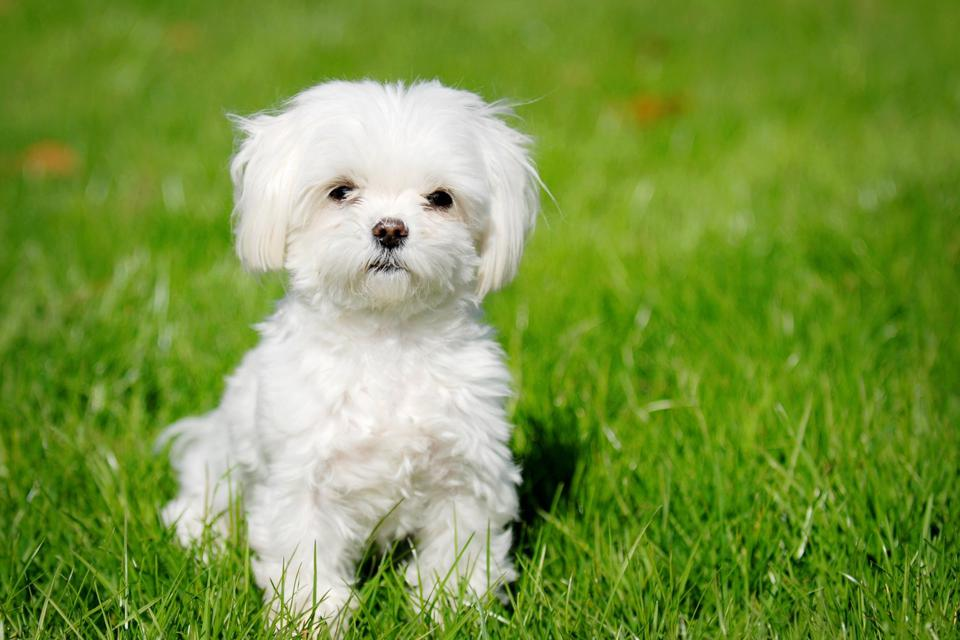
#> input picture OpenCv/dog.jpg, 960 x 640 px
$ jupyter execute Intro.ipynb
#> lines starting #> are read from the running program, lines starting #| are printed output that depends on the picture; after the words box and inside, x2 and y2 are one past the last pixel; in counts of white or black regions, pixels touching at a corner belong together
# OpenCV

- a library commonly used for Computer Vision Tasks

- Can be Used for Image Processing

Installation

# Import Library

[cell 1]
import cv2
import numpy as np
import matplotlib.pyplot as plt

## Reading and Displaying Images

[cell 2]
img=cv2.imread("./dog.jpg")
#> img is the input picture: shape (640, 960, 3); mean B, G, R 65, 149.5, 120.1

[cell 3]
img.shape
#> Out = (640, 960, 3)

[cell 4]
type(img)

[cell 5]
plt.imshow(img) #BGR

[cell 6]
cv2.imshow("Dog Image",img)
cv2.waitKey(5000)
cv2.destroyAllWindows()

## Changing Colorspace

[cell 7]
img_rgb=cv2.cvtColor(img,cv2.COLOR_BGR2RGB)

[cell 8]
img_rgb.shape
#> Out = (640, 960, 3)

[cell 9]
plt.imshow(img_rgb) #rgb

## Image Resizing

[cell 10]
img_rgb.shape
#> Out = (640, 960, 3)

[cell 11]
plt.imshow(img_rgb)

[cell 12]
img_new=cv2.resize(img_rgb,(500,500))
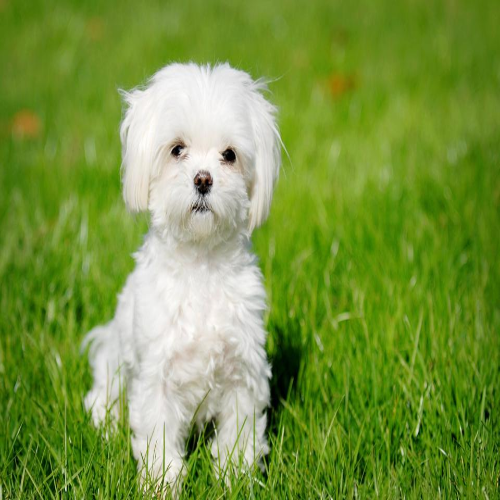
#> img_new: shape (500, 500, 3); mean R, G, B 120, 149.4, 64.9

[cell 13]
plt.imshow(img_new)

## Blur

[cell 14]
img_blur=cv2.blur(img_rgb,(20,20))
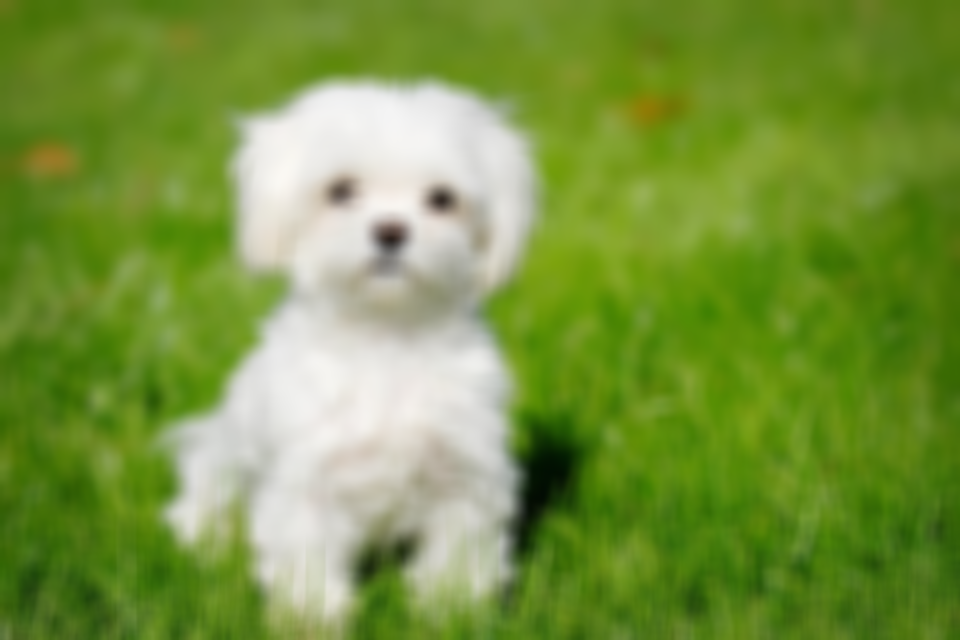
#> img_blur: shape (640, 960, 3); mean R, G, B 120.1, 149.5, 65

[cell 15]
plt.imshow(img_blur)

## Image Rotation

[cell 16]
img_rgb.shape
#> Out = (640, 960, 3)

[cell 17]
rows,cols=img_rgb.shape[:-1]
#> rows = 640; cols = 960

[cell 18]
rows
#> Out = 640

[cell 19]
cols

[cell 20]
M=cv2.getRotationMatrix2D((rows/2,cols/2),10,0.8)

[cell 21]
i=cv2.warpAffine(img_rgb,M,(cols,rows))
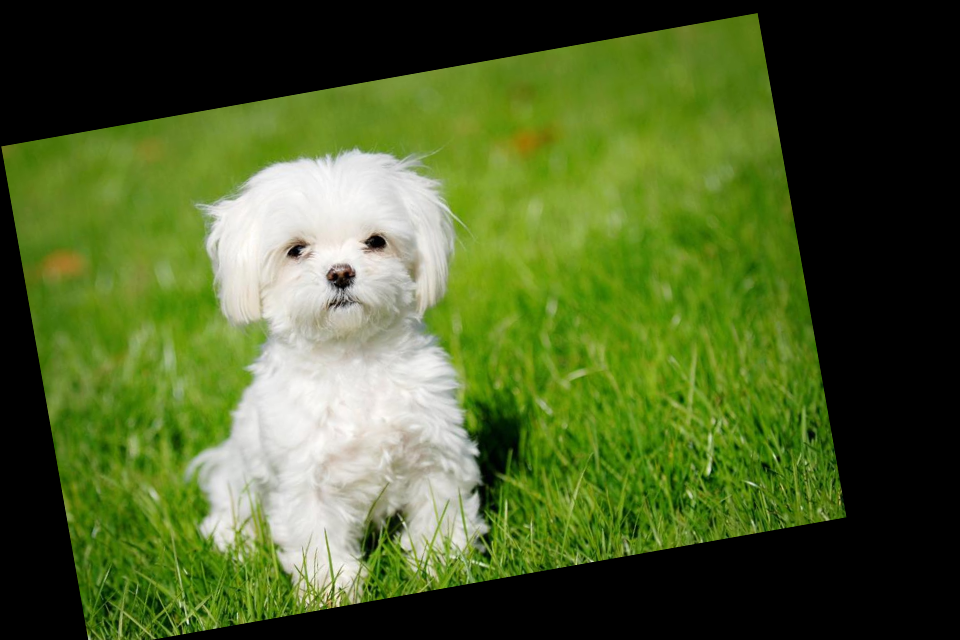
#> i: shape (640, 960, 3); mean R, G, B 76.8, 95.6, 41.6

[cell 22]
plt.imshow(i)

## Image Translation

- Shifting image few pixels UPs or Few pixel down left or right

[cell 23]
M=np.float32([[1,0,50],[0,1,20]])

[cell 24]
M

[cell 25]
i=cv2.warpAffine(img_rgb,M,(cols,rows))
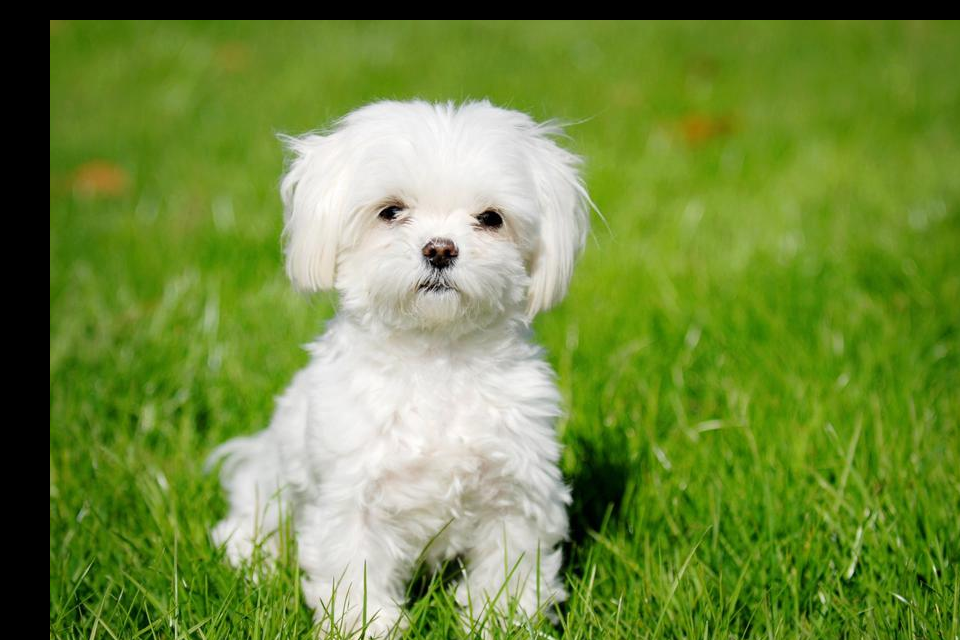
#> i: shape (640, 960, 3); mean R, G, B 113.5, 139.8, 63.2

[cell 26]
plt.imshow(i)

## Edge Detection

- canny edge Detection

[cell 27]
i=cv2.Canny(img_rgb,100,100)
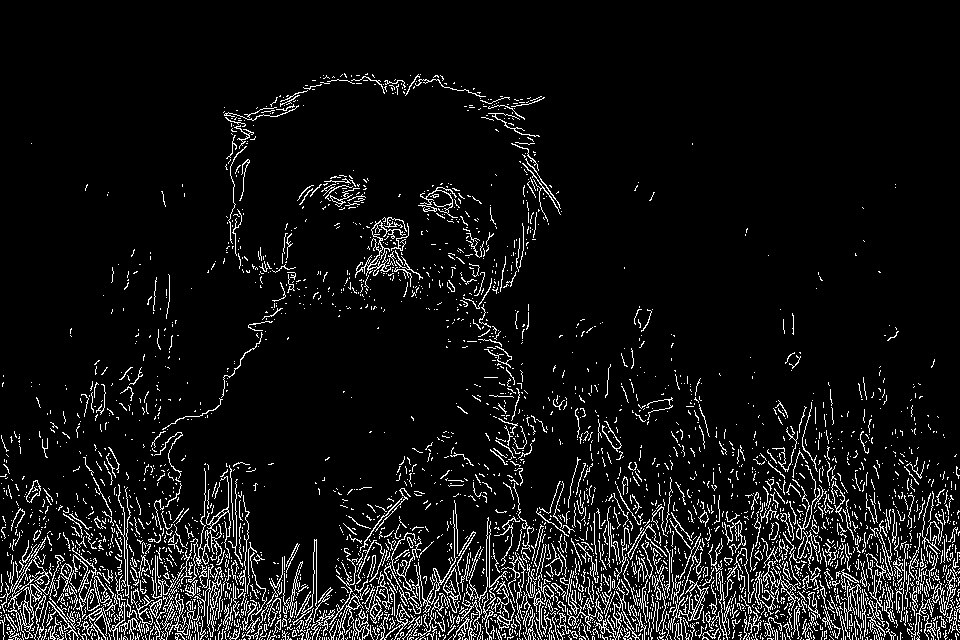
#> i: shape (640, 960); 7.5% white in thin lines or dots, all inside (x1, y1, x2, y2) = (0, 73, 960, 640)
plt.imshow(i)

$ run again, with OpenCv/group-photo.jpg copied over OpenCv/dog.jpg
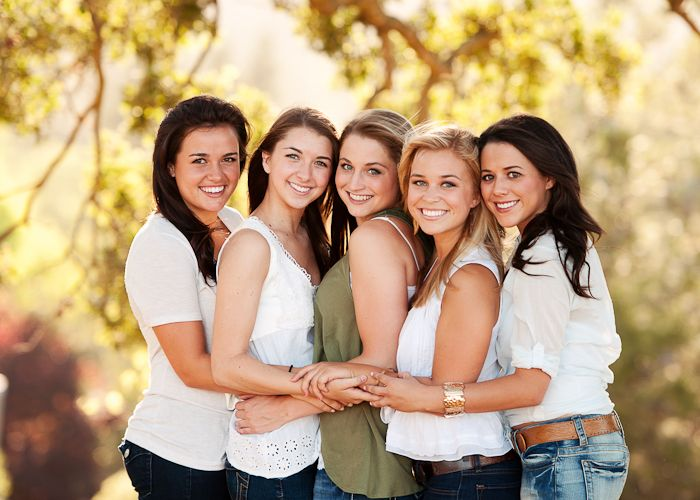
#> input picture OpenCv/group-photo.jpg, 700 x 500 px
#> img is the input picture: shape (500, 700, 3); mean B, G, R 126.4, 160.8, 187.3
#> `img_new=cv2.resize(img_rgb,(500,500))`:
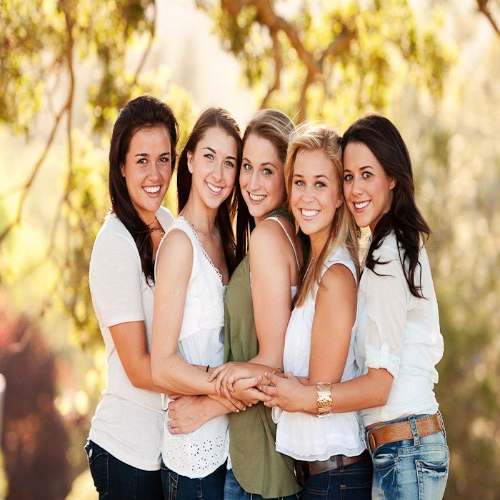
#> img_new: shape (500, 500, 3); mean R, G, B 187.3, 160.8, 126.4
#> `i=cv2.Canny(img_rgb,100,100)`:
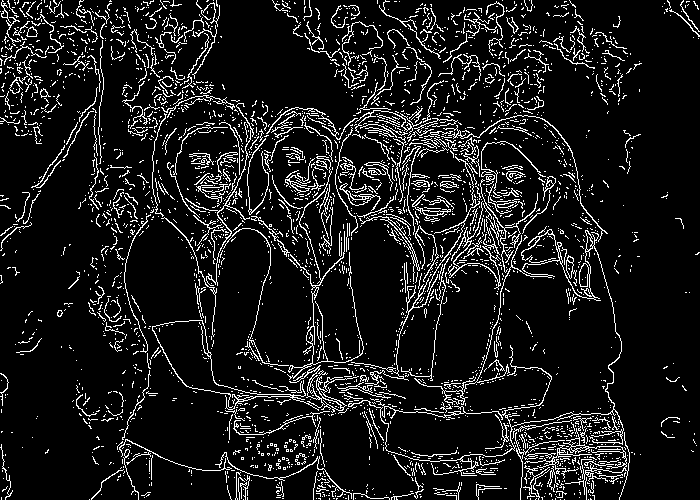
#> i: shape (500, 700); 10.2% white in thin lines or dots
